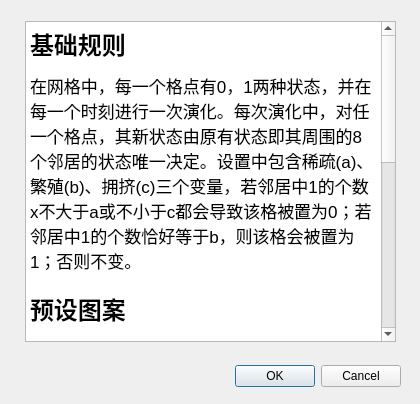
<?xml version="1.0" encoding="UTF-8"?>
<ui version="4.0">
 <class>help</class>
 <widget class="QDialog" name="help">
  <property name="geometry">
   <rect>
    <x>0</x>
    <y>0</y>
    <width>420</width>
    <height>404</height>
   </rect>
  </property>
  <property name="windowTitle">
   <string>Dialog</string>
  </property>
  <widget class="QDialogButtonBox" name="buttonBox">
   <property name="geometry">
    <rect>
     <x>60</x>
     <y>360</y>
     <width>341</width>
     <height>32</height>
    </rect>
   </property>
   <property name="orientation">
    <enum>Qt::Horizontal</enum>
   </property>
   <property name="standardButtons">
    <set>QDialogButtonBox::Cancel|QDialogButtonBox::Ok</set>
   </property>
  </widget>
  <widget class="QTextBrowser" name="textBrowser">
   <property name="geometry">
    <rect>
     <x>25</x>
     <y>21</y>
     <width>371</width>
     <height>321</height>
    </rect>
   </property>
   <property name="html">
    <string>&lt;!DOCTYPE HTML PUBLIC &quot;-//W3C//DTD HTML 4.0//EN&quot; &quot;http://www.w3.org/TR/REC-html40/strict.dtd&quot;&gt;
&lt;html&gt;&lt;head&gt;&lt;meta name=&quot;qrichtext&quot; content=&quot;1&quot; /&gt;&lt;style type=&quot;text/css&quot;&gt;
p, li { white-space: pre-wrap; }
&lt;/style&gt;&lt;/head&gt;&lt;body style=&quot; font-family:'.AppleSystemUIFont'; font-size:13pt; font-weight:400; font-style:normal;&quot;&gt;
&lt;h1 style=&quot; margin-top:18px; margin-bottom:12px; margin-left:0px; margin-right:0px; -qt-block-indent:0; text-indent:0px;&quot;&gt;&lt;span style=&quot; font-size:xx-large; font-weight:600;&quot;&gt;基础规则&lt;/span&gt;&lt;/h1&gt;
&lt;p style=&quot; margin-top:0px; margin-bottom:0px; margin-left:0px; margin-right:0px; -qt-block-indent:0; text-indent:0px;&quot;&gt;在网格中，每一个格点有0，1两种状态，并在每一个时刻进行一次演化。每次演化中，对任一个格点，其新状态由原有状态即其周围的8个邻居的状态唯一决定。设置中包含稀疏(a)、繁殖(b)、拥挤(c)三个变量，若邻居中1的个数x不大于a或不小于c都会导致该格被置为0；若邻居中1的个数恰好等于b，则该格会被置为1；否则不变。&lt;/p&gt;
&lt;h1 style=&quot; margin-top:18px; margin-bottom:12px; margin-left:0px; margin-right:0px; -qt-block-indent:0; text-indent:0px;&quot;&gt;&lt;span style=&quot; font-size:xx-large; font-weight:600;&quot;&gt;预设图案&lt;/span&gt;&lt;/h1&gt;
&lt;p style=&quot; margin-top:0px; margin-bottom:0px; margin-left:0px; margin-right:0px; -qt-block-indent:0; text-indent:0px;&quot;&gt;这些图案都是基于预设规则（a=1,b=3,c=4）而预置的。&lt;/p&gt;
&lt;p style=&quot; margin-top:0px; margin-bottom:0px; margin-left:0px; margin-right:0px; -qt-block-indent:0; text-indent:0px;&quot;&gt;这些图案都有各自的稳定演化过程。其中除航空母舰外，其他的所有图案都将在各自的周期后以相同的结构移动一定距离；宇宙飞船能够清理飞行过程中路径旁的一些杂物；航空母舰则能周期性地发射出滑翔机。&lt;/p&gt;
&lt;h1 style=&quot; margin-top:18px; margin-bottom:12px; margin-left:0px; margin-right:0px; -qt-block-indent:0; text-indent:0px;&quot;&gt;&lt;span style=&quot; font-size:xx-large; font-weight:600;&quot;&gt;高级设置&lt;/span&gt;&lt;/h1&gt;
&lt;p style=&quot; margin-top:0px; margin-bottom:0px; margin-left:0px; margin-right:0px; -qt-block-indent:0; text-indent:0px;&quot;&gt;高级设置给出更复杂的自定义规则框架。&lt;/p&gt;
&lt;p style=&quot; margin-top:0px; margin-bottom:0px; margin-left:0px; margin-right:0px; -qt-block-indent:0; text-indent:0px;&quot;&gt;&lt;span style=&quot; font-weight:600;&quot;&gt;千丝万缕&lt;/span&gt;允许你添加更多的状态，从而制定更为复杂的规则；&lt;/p&gt;
&lt;p style=&quot; margin-top:0px; margin-bottom:0px; margin-left:0px; margin-right:0px; -qt-block-indent:0; text-indent:0px;&quot;&gt;&lt;span style=&quot; font-weight:600;&quot;&gt;凛冬已至&lt;/span&gt;规定每一个活细胞会在一定时间后自动消亡；&lt;/p&gt;
&lt;p style=&quot; margin-top:0px; margin-bottom:0px; margin-left:0px; margin-right:0px; -qt-block-indent:0; text-indent:0px;&quot;&gt;&lt;span style=&quot; font-weight:600;&quot;&gt;不毛之地&lt;/span&gt;则代表一个活细胞死亡后，该格在一定时间内不能重新产生活细胞。&lt;/p&gt;&lt;/body&gt;&lt;/html&gt;</string>
   </property>
  </widget>
 </widget>
 <resources/>
 <connections>
  <connection>
   <sender>buttonBox</sender>
   <signal>accepted()</signal>
   <receiver>help</receiver>
   <slot>accept()</slot>
   <hints>
    <hint type="sourcelabel">
     <x>248</x>
     <y>254</y>
    </hint>
    <hint type="destinationlabel">
     <x>157</x>
     <y>274</y>
    </hint>
   </hints>
  </connection>
  <connection>
   <sender>buttonBox</sender>
   <signal>rejected()</signal>
   <receiver>help</receiver>
   <slot>reject()</slot>
   <hints>
    <hint type="sourcelabel">
     <x>316</x>
     <y>260</y>
    </hint>
    <hint type="destinationlabel">
     <x>286</x>
     <y>274</y>
    </hint>
   </hints>
  </connection>
 </connections>
</ui>
